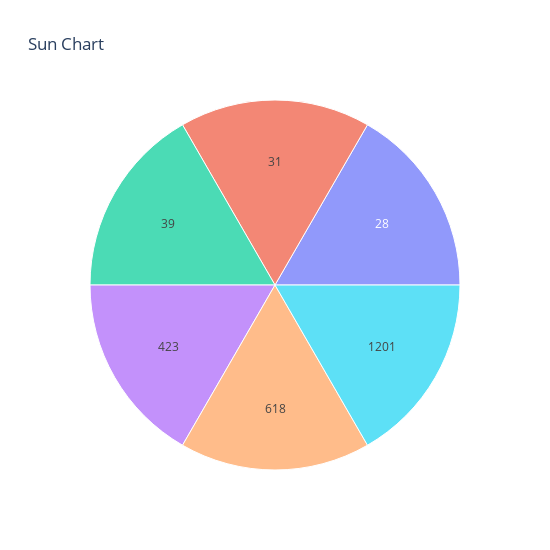

Source (notebook cell):
### Code cell
cri = px.sunburst(a,
                  path= ['race'],
                  title="Sun Chart",
                  labels = labels,
                  width=550, height=550)
cri.show()

### Figure 1 — Plotly figure (JSON) as saved in the notebook; plotly's stock layout.template omitted (floating-point values rounded to 4 significant figures)
{"data": [{"branchvalues": "total", "domain": {"x": [0, 1], "y": [0, 1]}, "hovertemplate": "labels=%{label}<br>count=%{value}<br>parent=%{parent}<br>id=%{id}<extra></extra>", "ids": ["28", "31", "39", "423", "618", "1201"], "labels": ["28", "31", "39", "423", "618", "1201"], "name": "", "parents": ["", "", "", "", "", ""], "type": "sunburst", "values": [1, 1, 1, 1, 1, 1]}], "layout": {"height": 550, "legend": {"tracegroupgap": 0}, "title": {"text": "Sun Chart"}, "width": 550}}
